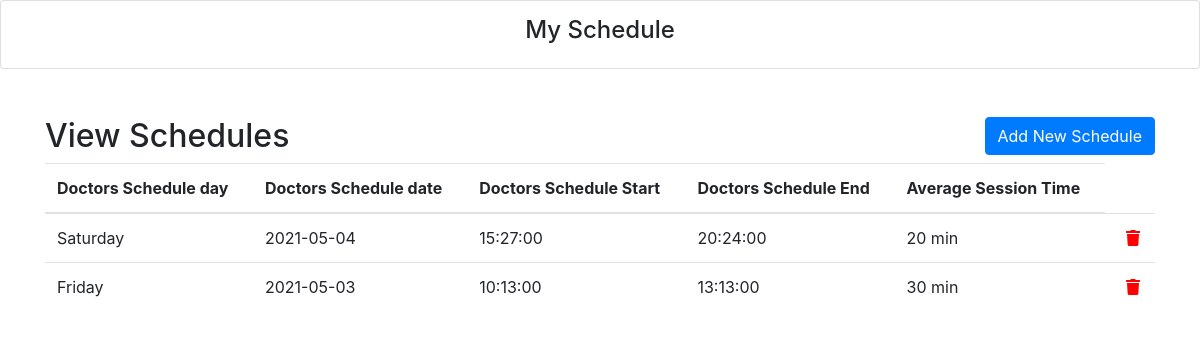
The page / on the database its author committed.
### tables this page shows
CREATE TABLE `doctors_schedule` (
  `Doctors_Schedule_ID` int(11) NOT NULL,
  `Doctor_ID` int(11) NOT NULL,
  `Doctors_Schedule_day` enum('Sunday','Monday','Tuesday','Wednesday','Thursday','Friday','Saturday') NOT NULL,
  `Doctors_Schedule_date` date NOT NULL,
  `Doctors_Schedule_Start` time NOT NULL,
  `Doctors_Schedule_End` time NOT NULL,
  `Average_Session_Time` int(11) NOT NULL
);

### Doctor.php (called while the page is built, shortened)
<?php
	class Doctor
	{
	private $servername = "localhost";
	private $username 	= "root";
	private $password 	= "";
	private $database 	= "clinic_web_app";
	public  $con;
		public function __construct()
		{
			$this->con = new mysqli($this->servername, $this->username,$this->password,$this->database);
			if(mysqli_connect_error()) {
				trigger_error("Failed to connect to MySQL: " . mysqli_connect_error());
			}else{
				return $this->con;
			}
		}
		public function displayData()
		{
			$query = "SELECT * FROM doctors_schedule";
			$result = $this->con->query($query);
			if ($result->num_rows > 0) {
				$data = array();
				while ($row = $result->fetch_assoc()) {
					$data[] = $row;
				}
				return $data;
			}else{
				echo "No found schedules";
			}
		}
	}
?>

### index.php (the view, shortened to what this page needs)
<?php
  include 'Doctor.php';
  $DoctorObj = new Doctor();
?>
<!DOCTYPE html>
<html lang="en">
<head>
  <link rel="stylesheet" href="https://maxcdn.bootstrapcdn.com/bootstrap/4.5.2/css/bootstrap.min.css">
  <link rel="stylesheet" href="https://pro.fontawesome.com/releases/v5.10.0/css/all.css"/>
</head>
<body>
<div class="card text-center" style="padding:15px;">
  <h4>My Schedule</h4>
</div><br><br>
<div class="container">
  <h2>View Schedules
    <a href="add.php" class="btn btn-primary" style="float:right;">Add New Schedule</a>
  </h2>
  <table class="table table-hover">
    <thead>
      <tr>
        <th>Doctors Schedule day</th>
        <th>Doctors Schedule date</th>
        <th>Doctors Schedule Start</th>
        <th>Doctors Schedule End</th>
        <th>Average Session Time</th>
      </tr>
    </thead>
    <tbody>
        <?php
          $Doctor = $DoctorObj->displayData();
          foreach ($Doctor as $DoctorSch) {
        ?>
        <tr>
          <td><?php echo $DoctorSch['Doctors_Schedule_day'] ?></td>
          <td><?php echo $DoctorSch['Doctors_Schedule_date'] ?></td>
          <td><?php echo $DoctorSch['Doctors_Schedule_Start'] ?></td>
          <td><?php echo $DoctorSch['Doctors_Schedule_End'] ?></td>
          <td><?php echo $DoctorSch['Average_Session_Time'] ?> min</td>
          <td>
            <a href="index.php?deleteId=<?php echo $DoctorSch['Doctors_Schedule_ID'] ?>" style="color:red" onclick="confirm('Are you sure want to delete this record')">
              <i class="fa fa-trash" aria-hidden="true"></i>
            </a>
          </td>
        </tr>
      <?php } ?>
    </tbody>
  </table>
</div>
</body>
</html>

### rows shown on the page
doctors_schedule: Doctors_Schedule_day "Saturday", Doctors_Schedule_date "2021-05-04", Doctors_Schedule_Start "15:27:00", Doctors_Schedule_End "20:24:00", Average_Session_Time "20"
doctors_schedule: Doctors_Schedule_day "Friday", Doctors_Schedule_date "2021-05-03", Doctors_Schedule_Start "10:13:00", Doctors_Schedule_End "13:13:00", Average_Session_Time "30"
